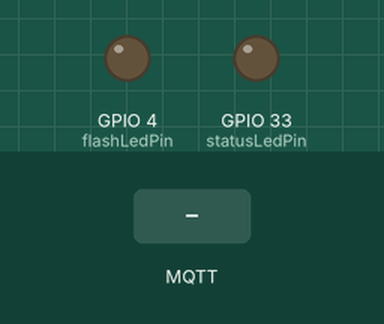
The sketch below on a simulated ESP32. Parts: output pins drawn as LEDs (lit = HIGH). The test bench sets the inputs (shaded band). WiFi joins after 1.5 s; servers stay silent unless stated; random numbers use the default seed unless the sketch sets one; no MQTT or app messages arrive unless stated; what the sketch prints to the serial monitor is not drawn.

Above: at 5.2 s.
5.3 s: MQTT message "true" arrives on the first subscribed topic
At 6.0 s:
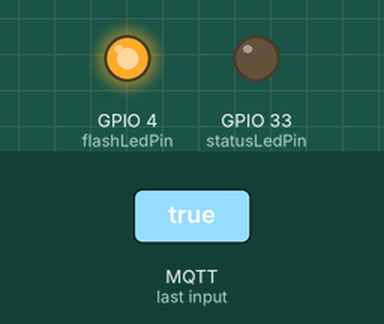
6.8 s: MQTT message "false" arrives on the first subscribed topic
At 7.2 s:
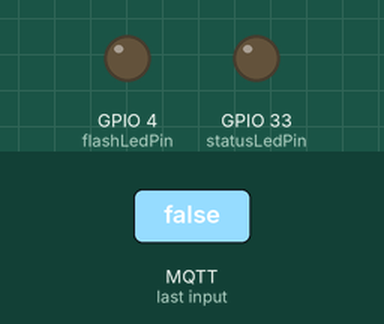
Timing chart, 0 to 9.8 s (numbered marks = the images above; inputs shaded):
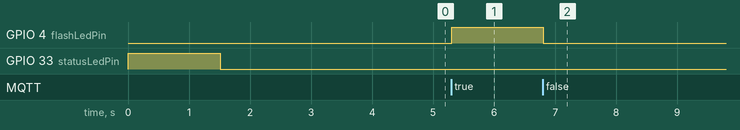

Measured:
- after the input at 5.3 s, GPIO 4 (flashLedPin): LOW → HIGH at once
- after the input at 6.8 s, GPIO 4 (flashLedPin): HIGH → LOW at once

The sketch:

Generador_pin.ino
```cpp
/*
 * Generador de pin
 * por: Manuel Sánchez y Alejandro Dominguez
 * Fecha: 16 de diciembre de 2022
 *
 * Este programa genera un pin aleatorio y lo envía por Internet a través del protocolo MQTT. Para poder
 * visualizar el pin es necesario conectarse via node-red
 *
 */
//Bibliotecas
#include <WiFi.h>  // Biblioteca para el control de WiFi
#include <PubSubClient.h> //Biblioteca para conexion MQTT

//Datos de WiFi
const char* ssid = "Arknet16_2.4Gnormal";  // Aquí debes poner el nombre de tu red
const char* password = "96luam21A";  // Aquí debes poner la contraseña de tu red
String pin= "";
//Datos del broker MQTT
const char* mqtt_server = "192.168.100.73"; // Si estas en una red local, coloca la IP asignada, en caso contrario, coloca la IP publica
IPAddress server(192,168,100,73);

// Objetos
WiFiClient espClient; // Este objeto maneja los datos de conexion WiFi
PubSubClient client(espClient); // Este objeto maneja los datos de conexion al broker

// Variables
int flashLedPin = 4;  // Para indicar el estatus de conexión
int statusLedPin = 33; // Para ser controlado por MQTT
long timeNow, timeLast; // Variables de control de tiempo no bloqueante
int data = 0; // Contador
int wait = 5000;  // Indica la espera cada 5 segundos para envío de mensajes MQTT

// Inicialización del programa
void setup() {
  // Iniciar comunicación serial
  Serial.begin (115200);
  pinMode (flashLedPin, OUTPUT);
  pinMode (statusLedPin, OUTPUT);
  digitalWrite (flashLedPin, LOW);
  digitalWrite (statusLedPin, HIGH);

  Serial.println();
  Serial.println();
  Serial.print("Conectar a ");
  Serial.println(ssid);

  WiFi.begin(ssid, password); // Esta es la función que realiz la conexión a WiFi

  while (WiFi.status() != WL_CONNECTED) { // Este bucle espera a que se realice la conexión
    digitalWrite (statusLedPin, HIGH);
    delay(500); //dado que es de suma importancia esperar a la conexión, debe usarse espera bloqueante
    digitalWrite (statusLedPin, LOW);
    Serial.print(".");  // Indicador de progreso
    delay (5);
  }

  // Cuando se haya logrado la conexión, el programa avanzará, por lo tanto, puede informarse lo siguiente
  Serial.println();
  Serial.println("WiFi conectado");
  Serial.println("Direccion IP: ");
  Serial.println(WiFi.localIP());

  // Si se logro la conexión, encender led
  if (WiFi.status () > 0){
  digitalWrite (statusLedPin, LOW);
  }

  delay (1000); // Esta espera es solo una formalidad antes de iniciar la comunicación con el broker

  // Conexión con el broker MQTT
  client.setServer(server, 1883); // Conectarse a la IP del broker en el puerto indicado
  client.setCallback(callback); // Activar función de CallBack, permite recibir mensajes MQTT y ejecutar funciones a partir de ellos
  delay(1500);  // Esta espera es preventiva, espera a la conexión para no perder información

  timeLast = millis (); // Inicia el control de tiempo
}// fin del void setup ()

// Cuerpo del programa, bucle principal
void loop() {
  //Verificar siempre que haya conexión al broker
  if (!client.connected()) {
    reconnect();  // En caso de que no haya conexión, ejecutar la función de reconexión, definida despues del void setup ()
  }// fin del if (!client.connected())
  client.loop(); // Esta función es muy importante, ejecuta de manera no bloqueante las funciones necesarias para la comunicación con el broker

  timeNow = millis(); // Control de tiempo para esperas no bloqueantes
  if (timeNow - timeLast > wait) { // Manda un mensaje por MQTT cada cinco segundos
    timeLast = timeNow; // Actualización de seguimiento de tiempo
    String caracteres[14]= {"A","B","C","D","1","2","3","4","5","6","7","8","9","0"};
    pin= caracteres[random(0,14)]+caracteres[random(0,14)]+caracteres[random(0,14)]+caracteres[random(0,14)]+
    caracteres[random(0,14)]+caracteres[random(0,14)]+caracteres[random(0,14)];//Generación del pin
    delay(wait);//Espera 5 minutos para generar un nuevo pin
    String json = "{String (pin)}";
    Serial.println(json); // Se imprime en monitor solo para poder visualizar que el string esta correctamente creado
    int str_len = json.length() + 1;//Se calcula la longitud del string
    char char_array[str_len];//Se crea un arreglo de caracteres de dicha longitud
    json.toCharArray(char_array, str_len);//Se convierte el string a char array
    client.publish("Capstone/Caja_Seguridad_Biometrica/MA", char_array); // Esta es la función que envía los datos por MQTT, especifica el tema y el valor
   }// fin del if (timeNow - timeLast > wait)
}// fin del void loop ()

// Funciones de usuario

// Esta función permite tomar acciones en caso de que se reciba un mensaje correspondiente a un tema al cual se hará una suscripción
void callback(char* topic, byte* message, unsigned int length) {

  // Indicar por serial que llegó un mensaje
  Serial.print("Llegó un mensaje en el tema: ");
  Serial.print(topic);

  // Concatenar los mensajes recibidos para conformarlos como una varialbe String
  String messageTemp; // Se declara la variable en la cual se generará el mensaje completo
  for (int i = 0; i < length; i++) {  // Se imprime y concatena el mensaje
    Serial.print((char)message[i]);
    messageTemp += (char)message[i];
  }

  // Se comprueba que el mensaje se haya concatenado correctamente
  Serial.println();
  Serial.print ("Mensaje concatenado en una sola variable: ");
  Serial.println (messageTemp);

  // En esta parte puedes agregar las funciones que requieras para actuar segun lo necesites al recibir un mensaje MQTT

  // Ejemplo, en caso de recibir el mensaje true - false, se cambiará el estado del led soldado en la placa.
  // El ESP323CAM está suscrito al tema esp/output
  if (String(topic) == "Capstone/Caja_Seguridad_Biometrica/MA") {  // En caso de recibirse mensaje en el tema codigoIoT/ejemplos/MQTTin
    if(messageTemp == "true"){
      Serial.println("Led encendido");
      digitalWrite(flashLedPin, HIGH);
    }// fin del if (String(topic) == "codigoIoT/ejemplos/MQTTin")
    else if(messageTemp == "false"){
      Serial.println("Led apagado");
      digitalWrite(flashLedPin, LOW);
    }// fin del else if(messageTemp == "false")
  }// fin del if (String(topic) == "codigoIoT/ejemplos/MQTTin")
}// fin del void callback

// Función para reconectarse
void reconnect() {
  // Bucle hasta lograr conexión
  while (!client.connected()) { // Pregunta si hay conexión
    Serial.print("Tratando de contectarse...");
    // Intentar reconexión
    if (client.connect("ESP32CAMClient")) { //Pregunta por el resultado del intento de conexión
      Serial.println("Conectado");
      client.subscribe("Capstone/Caja_Seguridad_Biometrica/MA"); // Esta función realiza la suscripción al tema
    }// fin del  if (client.connect("ESP32CAMClient"))
    else {  //en caso de que la conexión no se logre
      Serial.print("Conexion fallida, Error rc=");
      Serial.print(client.state()); // Muestra el codigo de error
      Serial.println(" Volviendo a intentar en 5 segundos");
      // Espera de 5 segundos bloqueante
      delay(5000);
      Serial.println (client.connected ()); // Muestra estatus de conexión
    }// fin del else
  }// fin del bucle while (!client.connected())
}// fin de void reconnect(
```
